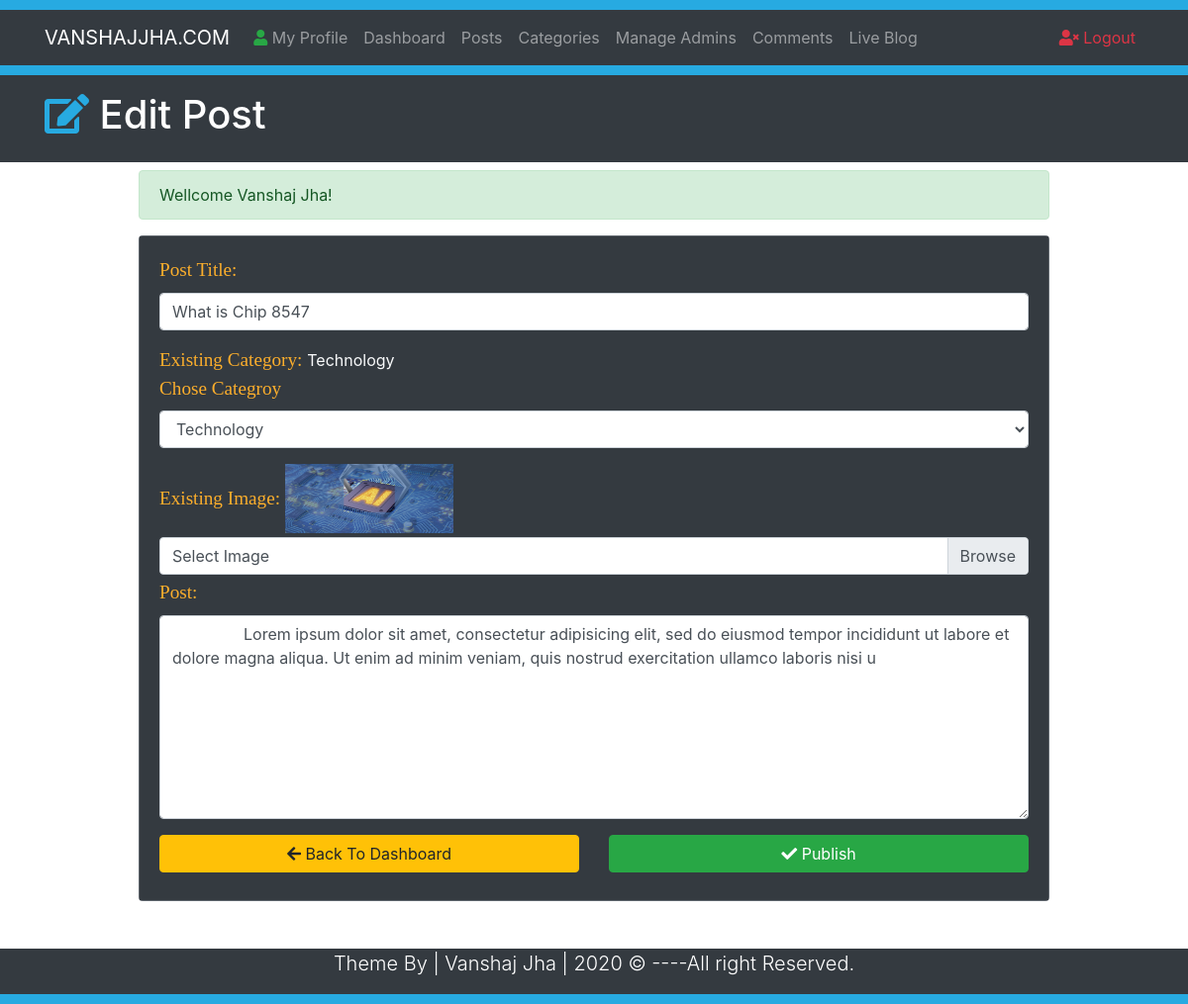
Page /EditPost.php?id=17 (signed in) on the committed database.
### tables this page shows
CREATE TABLE `posts` (
  `id` int(10) NOT NULL,
  `datetime` varchar(50) NOT NULL,
  `title` varchar(300) NOT NULL,
  `category` varchar(50) NOT NULL,
  `author` varchar(50) NOT NULL,
  `image` varchar(50) NOT NULL,
  `post` varchar(10000) NOT NULL
);

### EditPost.php (the view, shortened to what this page needs)
<?php require_once("Includes/Sessions.php"); ?>
<?php
$SarchQueryParameter = $_GET['id'];
 ?>
<!DOCTYPE html>
<html lang="en">
<head>
  <link rel="stylesheet" href="https://use.fontawesome.com/releases/v5.6.3/css/all.css">
  <link rel="stylesheet" href="https://stackpath.bootstrapcdn.com/bootstrap/4.2.1/css/bootstrap.min.css">
  <link rel="stylesheet" href="Css/Styles.css">
</head>
<body>
  <div style="height:10px; background:#27aae1;"></div>
  <nav class="navbar navbar-expand-lg navbar-dark bg-dark">
    <div class="container">
      <a href="#" class="navbar-brand"> VANSHAJJHA.COM</a>
      <div class="collapse navbar-collapse" id="navbarcollapseCMS">
      <ul class="navbar-nav mr-auto">
        <li class="nav-item">
          <a href="MyProfile.php" class="nav-link"> <i class="fas fa-user text-success"></i> My Profile</a>
        </li>
        <li class="nav-item">
          <a href="Dashboard.php" class="nav-link">Dashboard</a>
        </li>
        <li class="nav-item">
          <a href="Posts.php" class="nav-link">Posts</a>
        </li>
        <li class="nav-item">
          <a href="Categories.php" class="nav-link">Categories</a>
        </li>
        <li class="nav-item">
          <a href="Admins.php" class="nav-link">Manage Admins</a>
        </li>
        <li class="nav-item">
          <a href="Comments.php" class="nav-link">Comments</a>
        </li>
        <li class="nav-item">
          <a href="Blog.php?page=1" class="nav-link" target="_blank">Live Blog</a>
        </li>
      </ul>
      <ul class="navbar-nav ml-auto">
        <li class="nav-item"><a href="Logout.php" class="nav-link text-danger">
          <i class="fas fa-user-times"></i> Logout</a></li>
      </ul>
      </div>
    </div>
  </nav>
    <div style="height:10px; background:#27aae1;"></div>
    <header class="bg-dark text-white py-3">
      <div class="container">
        <div class="row">
          <div class="col-md-12">
          <h1><i class="fas fa-edit" style="color:#27aae1;"></i> Edit Post</h1>
          </div>
        </div>
      </div>
    </header>
<section class="container py-2 mb-4">
  <div class="row">
    <div class="offset-lg-1 col-lg-10" style="min-height:400px;">
      <?php
       echo SuccessMessage();
       global $ConnectingDB;
       $sql  = "SELECT * FROM posts WHERE id='$SarchQueryParameter'";
       $stmt = $ConnectingDB ->query($sql);
       while ($DataRows=$stmt->fetch()) {
         $TitleToBeUpdated    = $DataRows['title'];
         $CategoryToBeUpdated = $DataRows['category'];
         $ImageToBeUpdated    = $DataRows['image'];
         $PostToBeUpdated     = $DataRows['post'];
       }
       ?>
      <form class="" action="EditPost.php?id=<?php echo $SarchQueryParameter; ?>" method="post" enctype="multipart/form-data">
        <div class="card bg-secondary text-light mb-3">
          <div class="card-body bg-dark">
            <div class="form-group">
              <label for="title"> <span class="FieldInfo"> Post Title: </span></label>
               <input class="form-control" type="text" name="PostTitle" id="title" placeholder="Type title here" value="<?php echo $TitleToBeUpdated; ?>">
            </div>
            <div class="form-group">
              <span class="FieldInfo">Existing Category: </span>
              <?php echo $CategoryToBeUpdated;?>
              <br>
              <label for="CategoryTitle"> <span class="FieldInfo"> Chose Categroy </span></label>
               <select class="form-control" id="CategoryTitle"  name="Category">
                 <?php
                 global $ConnectingDB;
                 $sql  = "SELECT id,title FROM category";
                 $stmt = $ConnectingDB->query($sql);
                 while ($DataRows = $stmt->fetch()) {
                   $CategoryName  = $DataRows["title"];
                  ?>
                  <option> <?php echo $CategoryName; ?></option>
                  <?php } ?>
               </select>
            </div>
            <div class="form=group mb-1">
              <span class="FieldInfo">Existing Image: </span>
              <img  class="mb-1" src="Uploads/<?php echo $ImageToBeUpdated;?>" width="170px"; height="70px"; >
              <div class="custom-file">
              <label for="imageSelect" class="custom-file-label">Select Image </label>
              </div>
            </div>
            <div class="form-group">
              <label for="Post"> <span class="FieldInfo"> Post: </span></label>
              <textarea class="form-control" id="Post" name="PostDescription" rows="8" cols="80">
                <?php echo $PostToBeUpdated;?>
              </textarea>
            </div>
            <div class="row">
              <div class="col-lg-6 mb-2">
                <a href="Dashboard.php" class="btn btn-warning btn-block"><i class="fas fa-arrow-left"></i> Back To Dashboard</a>
              </div>
              <div class="col-lg-6 mb-2">
                <button type="submit" name="Submit" class="btn btn-success btn-block">
                  <i class="fas fa-check"></i> Publish
                </button>
              </div>
            </div>
          </div>
        </div>
      </form>
    </div>
  </div>
</section>
    <footer class="bg-dark text-white">
      <div class="container">
        <div class="row">
          <div class="col">
          <p class="lead text-center">Theme By | Vanshaj Jha | <span id="year"></span> &copy; ----All right Reserved.</p>
           </div>
         </div>
      </div>
    </footer>
        <div style="height:10px; background:#27aae1;"></div>
</body>
</html>

### Css/Styles.css (style rules this page uses)
.FieldInfo { color: rgb(251, 174, 44); font-family: Bitter,Georgia,"Times New Roman",Times,serif; font-size: 1.2em; }

### rows in the picture
posts: PostTitle "What is Chip 8547", category "Technology", image (picture), PostDescription "Lorem ipsum dolor sit amet, consectetur adipisicing elit, sed do eiusmod tempor incididunt ut labore et dolore magna aliqua. Ut enim ad minim veniam, quis nostrud exercitation ullamco laboris nisi u"

### other values in the picture
SuccessMessage() "Wellcome Vanshaj Jha!"
form field Category "Technology"
